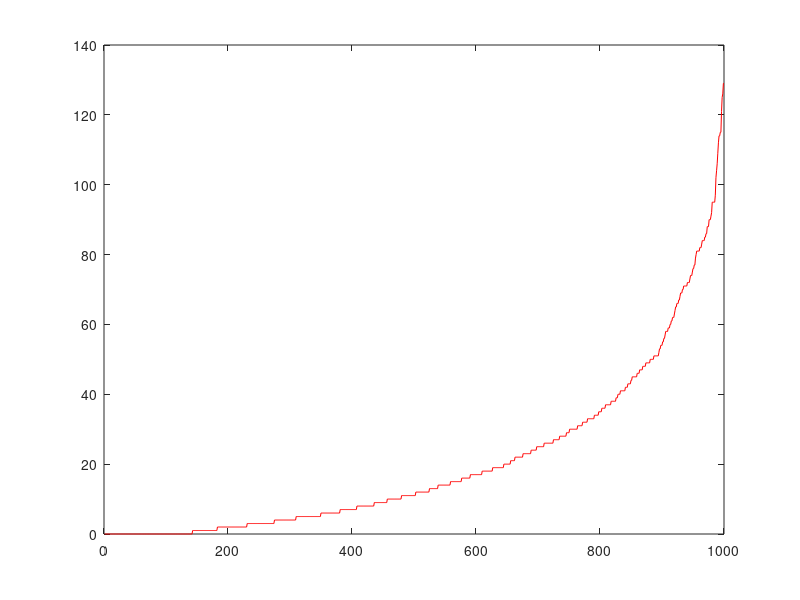

Recreate this plot in MATLAB.
f = [129,129,126,125,121,115,115,114,114,112,109,106,104,102,97,95,95,95,95,95,92,91,90,90,90,88,88,88,86,86,85,85,84,84,84,84,83,82,82,82,81,81,81,81,81,80,79,77,77,76,76,75,74,74,74,73,72,72,72,72,71,71,71,71,71,71,70,70,69,69,69,68,67,67,66,66,66,65,65,64,63,62,62,62,61,61,60,60,59,59,59,58,58,58,58,57,56,56,55,55,54,54,54,53,53,52,51,51,51,51,51,51,51,51,50,50,50,50,50,50,49,49,49,49,49,49,49,48,48,48,48,48,47,47,47,47,47,46,46,46,46,45,45,45,45,45,45,45,45,44,44,43,43,43,43,43,42,42,42,42,41,41,41,41,41,41,41,41,40,40,40,40,39,39,39,38,38,38,38,38,38,38,38,37,37,37,37,37,37,37,37,37,36,36,36,36,36,36,35,35,35,35,35,34,34,34,34,34,34,34,33,33,33,33,33,33,33,33,33,33,33,32,32,32,32,32,32,32,32,31,31,31,31,31,31,31,31,30,30,30,30,30,30,30,30,30,30,30,30,30,29,29,29,29,29,28,28,28,28,28,28,28,28,28,28,28,27,27,27,27,27,27,27,27,27,27,26,26,26,26,26,26,26,26,26,26,26,26,26,26,26,25,25,25,25,25,25,25,25,25,25,25,25,24,24,24,24,24,24,24,24,24,23,23,23,23,23,23,23,23,23,23,23,23,23,22,22,22,22,22,22,22,22,22,22,22,22,22,21,21,21,21,21,21,21,20,20,20,20,20,20,20,20,20,20,20,19,19,19,19,19,19,19,19,19,19,19,19,19,19,19,19,19,19,18,18,18,18,18,18,18,18,18,18,18,18,18,18,18,18,18,17,17,17,17,17,17,17,17,17,17,17,17,17,17,17,17,17,17,17,16,16,16,16,16,16,16,16,16,16,16,16,16,16,15,15,15,15,15,15,15,15,15,15,15,15,15,15,15,15,15,15,14,14,14,14,14,14,14,14,14,14,14,14,14,14,14,14,14,14,14,14,13,13,13,13,13,13,13,13,13,13,13,13,13,13,12,12,12,12,12,12,12,12,12,12,12,12,12,12,12,12,12,12,12,12,12,12,11,11,11,11,11,11,11,11,11,11,11,11,11,11,11,11,11,11,11,11,11,11,11,10,10,10,10,10,10,10,10,10,10,10,10,10,10,10,10,10,10,10,10,10,10,10,9,9,9,9,9,9,9,9,9,9,9,9,9,9,9,9,9,9,9,9,9,8,8,8,8,8,8,8,8,8,8,8,8,8,8,8,8,8,8,8,8,8,8,8,8,8,8,8,8,7,7,7,7,7,7,7,7,7,7,7,7,7,7,7,7,7,7,7,7,7,7,7,7,7,7,7,6,6,6,6,6,6,6,6,6,6,6,6,6,6,6,6,6,6,6,6,6,6,6,6,6,6,6,6,6,6,6,5,5,5,5,5,5,5,5,5,5,5,5,5,5,5,5,5,5,5,5,5,5,5,5,5,5,5,5,5,5,5,5,5,5,5,5,5,5,5,5,4,4,4,4,4,4,4,4,4,4,4,4,4,4,4,4,4,4,4,4,4,4,4,4,4,4,4,4,4,4,4,4,4,4,4,3,3,3,3,3,3,3,3,3,3,3,3,3,3,3,3,3,3,3,3,3,3,3,3,3,3,3,3,3,3,3,3,3,3,3,3,3,3,3,3,3,3,3,3,2,2,2,2,2,2,2,2,2,2,2,2,2,2,2,2,2,2,2,2,2,2,2,2,2,2,2,2,2,2,2,2,2,2,2,2,2,2,2,2,2,2,2,2,2,2,2,2,1,1,1,1,1,1,1,1,1,1,1,1,1,1,1,1,1,1,1,1,1,1,1,1,1,1,1,1,1,1,1,1,1,1,1,1,1,1,1,1,0,0,0,0,0,0,0,0,0,0,0,0,0,0,0,0,0,0,0,0,0,0,0,0,0,0,0,0,0,0,0,0,0,0,0,0,0,0,0,0,0,0,0,0,0,0,0,0,0,0,0,0,0,0,0,0,0,0,0,0,0,0,0,0,0,0,0,0,0,0,0,0,0,0,0,0,0,0,0,0,0,0,0,0,0,0,0,0,0,0,0,0,0,0,0,0,0,0,0,0,0,0,0,0,0,0,0,0,0,0,0,0,0,0,0,0,0,0,0,0,0,0,0,0,0,0,0,0,0,0,0,0,0,0,0,0,0,0,0,0,0,0];
f = sort(f);

hold off;
plot(f,'r-');
hold on;


